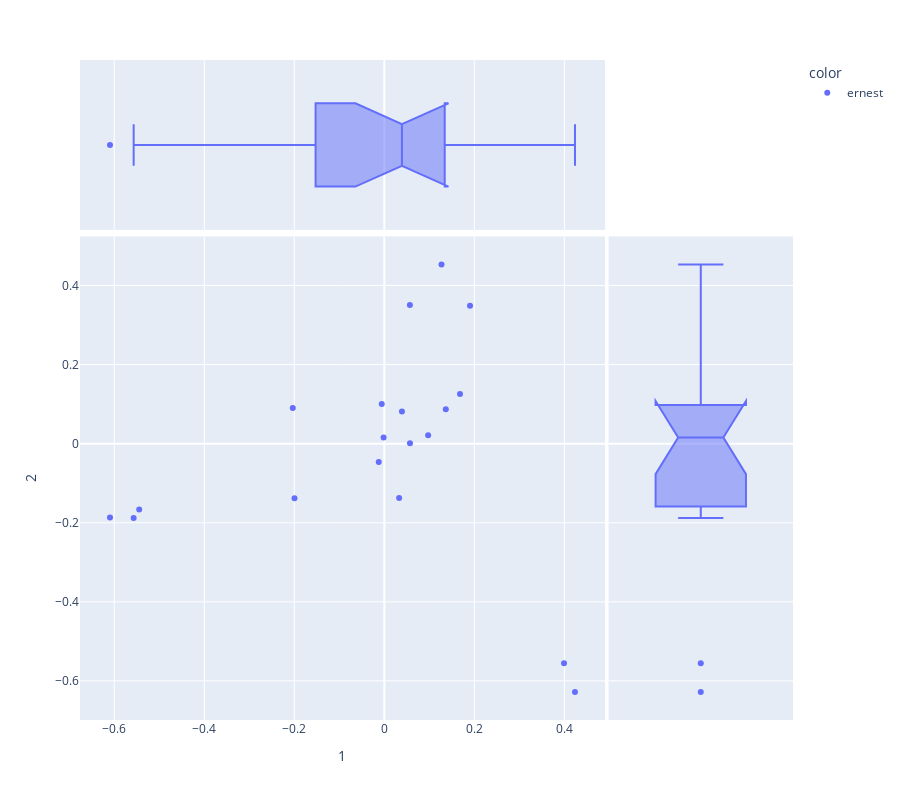

Source (notebook cell):
### Markdown cell above
### PC 1 and 2

### Code cell
vis_pcs(DCM, 1, 2)

### Figure 1 — Plotly figure (JSON) as saved in the notebook; plotly's stock layout.template omitted (floating-point values rounded to 4 significant figures)
{"data": [{"hovertemplate": "<b>%{hovertext}</b><br><br>color=ernest<br>1=%{x}<br>2=%{y}<extra></extra>", "hovertext": ["thesunalsorises_CHAP1_fiction_ernest", "thesunalsorises_CHAP2_fiction_ernest", "thesunalsorises_CHAP3_fiction_ernest", "thesunalsorises_CHAP4_fiction_ernest", "thesunalsorises_CHAP5_fiction_ernest", "thesunalsorises_CHAP6_fiction_ernest", "thesunalsorises_CHAP7_fiction_ernest", "thesunalsorises_CHAP8_fiction_ernest", "thesunalsorises_CHAP9_fiction_ernest", "thesunalsorises_CHAP10_fiction_ernest", "thesunalsorises_CHAP11_fiction_ernest", "thesunalsorises_CHAP12_fiction_ernest", "thesunalsorises_CHAP13_fiction_ernest", "thesunalsorises_CHAP14_fiction_ernest", "thesunalsorises_CHAP15_fiction_ernest", "thesunalsorises_CHAP16_fiction_ernest", "thesunalsorises_CHAP17_fiction_ernest", "thesunalsorises_CHAP18_fiction_ernest", "thesunalsorises_CHAP19_fiction_ernest"], "legendgroup": "ernest", "marker": {"color": "#636efa", "symbol": "circle"}, "mode": "markers", "name": "ernest", "orientation": "v", "showlegend": true, "type": "scatter", "x": [0.127, 0.05683, 0.1682, 0.3992, -0.005661, 0.1904, 0.4236, 0.03915, -0.2034, -0.5569, -0.6094, -0.5445, -0.001604, 0.0329, 0.05702, -0.01239, 0.09738, 0.1366, -0.1995], "xaxis": "x", "y": [0.4533, 0.3505, 0.1253, -0.5554, 0.1001, 0.3487, -0.6282, 0.08162, 0.09014, -0.1881, -0.1864, -0.1663, 0.01544, -0.1377, 0.001045, -0.04632, 0.02134, 0.08703, -0.1379], "yaxis": "y"}, {"alignmentgroup": "True", "hovertemplate": "<b>%{hovertext}</b><br><br>color=ernest<br>1=%{x}<extra></extra>", "hovertext": ["thesunalsorises_CHAP1_fiction_ernest", "thesunalsorises_CHAP2_fiction_ernest", "thesunalsorises_CHAP3_fiction_ernest", "thesunalsorises_CHAP4_fiction_ernest", "thesunalsorises_CHAP5_fiction_ernest", "thesunalsorises_CHAP6_fiction_ernest", "thesunalsorises_CHAP7_fiction_ernest", "thesunalsorises_CHAP8_fiction_ernest", "thesunalsorises_CHAP9_fiction_ernest", "thesunalsorises_CHAP10_fiction_ernest", "thesunalsorises_CHAP11_fiction_ernest", "thesunalsorises_CHAP12_fiction_ernest", "thesunalsorises_CHAP13_fiction_ernest", "thesunalsorises_CHAP14_fiction_ernest", "thesunalsorises_CHAP15_fiction_ernest", "thesunalsorises_CHAP16_fiction_ernest", "thesunalsorises_CHAP17_fiction_ernest", "thesunalsorises_CHAP18_fiction_ernest", "thesunalsorises_CHAP19_fiction_ernest"], "legendgroup": "ernest", "marker": {"color": "#636efa", "symbol": "circle"}, "name": "ernest", "notched": true, "offsetgroup": "ernest", "showlegend": false, "type": "box", "x": [0.127, 0.05683, 0.1682, 0.3992, -0.005661, 0.1904, 0.4236, 0.03915, -0.2034, -0.5569, -0.6094, -0.5445, -0.001604, 0.0329, 0.05702, -0.01239, 0.09738, 0.1366, -0.1995], "xaxis": "x3", "yaxis": "y3"}, {"alignmentgroup": "True", "hovertemplate": "<b>%{hovertext}</b><br><br>color=ernest<br>2=%{y}<extra></extra>", "hovertext": ["thesunalsorises_CHAP1_fiction_ernest", "thesunalsorises_CHAP2_fiction_ernest", "thesunalsorises_CHAP3_fiction_ernest", "thesunalsorises_CHAP4_fiction_ernest", "thesunalsorises_CHAP5_fiction_ernest", "thesunalsorises_CHAP6_fiction_ernest", "thesunalsorises_CHAP7_fiction_ernest", "thesunalsorises_CHAP8_fiction_ernest", "thesunalsorises_CHAP9_fiction_ernest", "thesunalsorises_CHAP10_fiction_ernest", "thesunalsorises_CHAP11_fiction_ernest", "thesunalsorises_CHAP12_fiction_ernest", "thesunalsorises_CHAP13_fiction_ernest", "thesunalsorises_CHAP14_fiction_ernest", "thesunalsorises_CHAP15_fiction_ernest", "thesunalsorises_CHAP16_fiction_ernest", "thesunalsorises_CHAP17_fiction_ernest", "thesunalsorises_CHAP18_fiction_ernest", "thesunalsorises_CHAP19_fiction_ernest"], "legendgroup": "ernest", "marker": {"color": "#636efa", "symbol": "circle"}, "name": "ernest", "notched": true, "offsetgroup": "ernest", "showlegend": false, "type": "box", "xaxis": "x2", "y": [0.4533, 0.3505, 0.1253, -0.5554, 0.1001, 0.3487, -0.6282, 0.08162, 0.09014, -0.1881, -0.1864, -0.1663, 0.01544, -0.1377, 0.001045, -0.04632, 0.02134, 0.08703, -0.1379], "yaxis": "y2"}], "layout": {"height": 800, "legend": {"title": {"text": "color"}, "tracegroupgap": 0}, "margin": {"t": 60}, "xaxis": {"anchor": "y", "domain": [0, 0.7363], "title": {"text": "1"}}, "xaxis2": {"anchor": "y2", "domain": [0.7413, 1], "matches": "x2", "showgrid": false, "showline": false, "showticklabels": false, "ticks": ""}, "xaxis3": {"anchor": "y3", "domain": [0, 0.7363], "matches": "x", "showgrid": true, "showticklabels": false}, "xaxis4": {"anchor": "y4", "domain": [0.7413, 1], "matches": "x2", "showgrid": false, "showline": false, "showticklabels": false, "ticks": ""}, "yaxis": {"anchor": "x", "domain": [0, 0.7326], "title": {"text": "2"}}, "yaxis2": {"anchor": "x2", "domain": [0, 0.7326], "matches": "y", "showgrid": true, "showticklabels": false}, "yaxis3": {"anchor": "x3", "domain": [0.7426, 1], "matches": "y3", "showgrid": false, "showline": false, "showticklabels": false, "ticks": ""}, "yaxis4": {"anchor": "x4", "domain": [0.7426, 1], "matches": "y3", "showgrid": true, "showline": false, "showticklabels": false, "ticks": ""}}}
